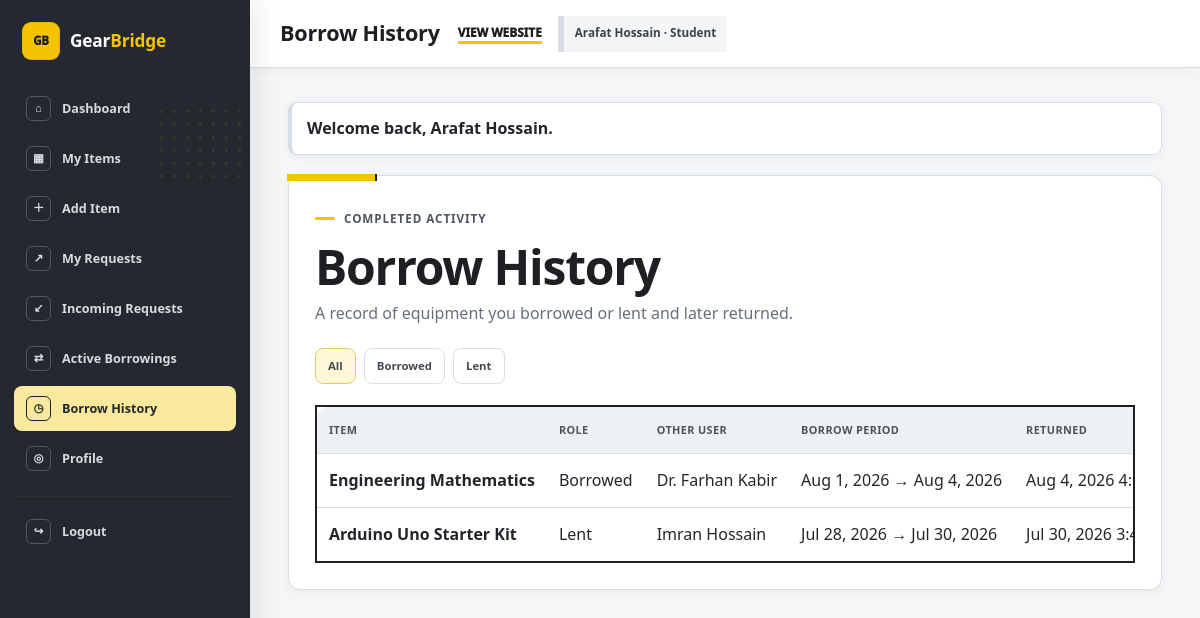
The app's page /dashboard/borrow-history.php (signed in) with its own data.
### tables this page shows
CREATE TABLE IF NOT EXISTS borrow_requests (
    id INT UNSIGNED AUTO_INCREMENT PRIMARY KEY,
    item_id INT UNSIGNED NOT NULL,
    borrower_id INT UNSIGNED NOT NULL,
    borrow_from DATE NOT NULL,
    borrow_until DATE NOT NULL,
    note VARCHAR(500) NULL,
    status ENUM('pending', 'approved', 'rejected', 'cancelled', 'returned') NOT NULL DEFAULT 'pending',
    requested_at TIMESTAMP NOT NULL DEFAULT CURRENT_TIMESTAMP,
    decision_at TIMESTAMP NULL DEFAULT NULL,
    returned_at TIMESTAMP NULL DEFAULT NULL,
    CONSTRAINT fk_borrow_item FOREIGN KEY (item_id) REFERENCES items(id) ON DELETE RESTRICT ON UPDATE CASCADE,
    CONSTRAINT fk_borrow_borrower FOREIGN KEY (borrower_id) REFERENCES users(id) ON DELETE RESTRICT ON UPDATE CASCADE,
    CONSTRAINT chk_borrow_dates CHECK (borrow_until >= borrow_from),
    INDEX idx_borrow_item (item_id),
    INDEX idx_borrow_borrower (borrower_id),
    INDEX idx_borrow_status (status),
    INDEX idx_borrow_item_status (item_id, status),
    INDEX idx_borrow_borrower_status (borrower_id, status)
);

CREATE TABLE IF NOT EXISTS items (
    id INT UNSIGNED AUTO_INCREMENT PRIMARY KEY,
    owner_id INT UNSIGNED NOT NULL,
    category_id INT UNSIGNED NOT NULL,
    title VARCHAR(150) NOT NULL,
    description TEXT NOT NULL,
    condition_status ENUM('excellent', 'good', 'fair') NOT NULL,
    image_path VARCHAR(255) NULL,
    availability_status ENUM('available', 'borrowed') NOT NULL DEFAULT 'available',
    created_at TIMESTAMP NOT NULL DEFAULT CURRENT_TIMESTAMP,
    updated_at TIMESTAMP NOT NULL DEFAULT CURRENT_TIMESTAMP ON UPDATE CURRENT_TIMESTAMP,
    deleted_at TIMESTAMP NULL DEFAULT NULL,
    CONSTRAINT fk_items_owner FOREIGN KEY (owner_id) REFERENCES users(id) ON DELETE RESTRICT ON UPDATE CASCADE,
    CONSTRAINT fk_items_category FOREIGN KEY (category_id) REFERENCES categories(id) ON DELETE RESTRICT ON UPDATE CASCADE,
    INDEX idx_items_owner (owner_id),
    INDEX idx_items_category (category_id),
    INDEX idx_items_availability (availability_status),
    INDEX idx_items_deleted (deleted_at),
    INDEX idx_items_browse (deleted_at, availability_status, created_at)
);

CREATE TABLE IF NOT EXISTS users (
    id INT UNSIGNED AUTO_INCREMENT PRIMARY KEY,
    full_name VARCHAR(100) NOT NULL,
    email VARCHAR(150) NOT NULL UNIQUE,
    password_hash VARCHAR(255) NOT NULL,
    user_type ENUM('student', 'staff') NOT NULL,
    created_at TIMESTAMP NOT NULL DEFAULT CURRENT_TIMESTAMP,
    updated_at TIMESTAMP NOT NULL DEFAULT CURRENT_TIMESTAMP ON UPDATE CURRENT_TIMESTAMP
);

### includes/functions.php (called while the page is built, shortened)
<?php
function e(mixed $value): string
{
    return htmlspecialchars((string) ($value ?? ''), ENT_QUOTES | ENT_SUBSTITUTE, 'UTF-8');
}
function url(string $path = ''): string
{
    $path = ltrim($path, '/');
    return rtrim(BASE_URL, '/') . ($path === '' ? '' : '/' . $path);
}
function format_date(?string $date, string $format = 'M j, Y'): string
{
    try {
        return (new DateTimeImmutable($date))->format($format);
    } catch (Throwable) {
        return (string) $date;
    }
}
function page_url(string $path, array $query = []): string
{
    $query = array_filter(
        $query,
        static fn ($value) => $value !== '' && $value !== null
    );
    return url($path) . ($query ? '?' . http_build_query($query) : '');
}

### includes/db.php (called while the page is built, shortened)
<?php
function db(): PDO
{
    $dsn = sprintf(
        'mysql:host=%s;port=%s;dbname=%s;charset=utf8mb4',
        DB_HOST,
        DB_PORT,
        DB_NAME
    );
    $pdo = new PDO($dsn, DB_USER, DB_PASS, [
        PDO::ATTR_ERRMODE => PDO::ERRMODE_EXCEPTION,
        PDO::ATTR_DEFAULT_FETCH_MODE => PDO::FETCH_ASSOC,
        PDO::ATTR_EMULATE_PREPARES => false,
    ]);
    return $pdo;
}

### includes/auth.php (called while the page is built, shortened)
<?php
require_once __DIR__ . '/functions.php';
function is_logged_in(): bool
{
    return isset($_SESSION['user_id']) && is_numeric($_SESSION['user_id']);
}
function current_user_id(): ?int
{
    return is_logged_in() ? (int) $_SESSION['user_id'] : null;
}

### dashboard/borrow-history.php (the view, shortened to what this page needs)
<?php
require_once __DIR__ . '/../includes/db.php';
require_once __DIR__ . '/../includes/auth.php';
$view = (string) ($_GET['view'] ?? 'all');
$history = [];
try {
    $where = ["br.status = 'returned'"];
    $params = [];
    if ($view === 'borrowed') {
        $where[] = 'br.borrower_id = :borrower_id';
        $params['borrower_id'] = current_user_id();
    } elseif ($view === 'lent') {
        $where[] = 'i.owner_id = :owner_id';
        $params['owner_id'] = current_user_id();
    } else {
        $where[] = '(br.borrower_id = :borrower_id OR i.owner_id = :owner_id)';
        $params['borrower_id'] = current_user_id();
        $params['owner_id'] = current_user_id();
    }
    $stmt = db()->prepare(
        "SELECT br.*, i.title AS item_title, i.owner_id,
                owner.full_name AS owner_name, borrower.full_name AS borrower_name
         FROM borrow_requests br
         INNER JOIN items i ON i.id = br.item_id
         INNER JOIN users owner ON owner.id = i.owner_id
         INNER JOIN users borrower ON borrower.id = br.borrower_id
         WHERE " . implode(' AND ', $where) . "
         ORDER BY br.returned_at DESC"
    );
    $stmt->execute($params);
    $history = $stmt->fetchAll();
} catch (Throwable $e) {
    set_flash('error', 'Borrow history could not be loaded.');
}
require __DIR__ . '/../components/dashboard-header.php';
?>
<section class="dashboard-panel">
    <div class="dashboard-panel-heading">
        <div>
            <p class="eyebrow">Completed activity</p>
            <h1>Borrow History</h1>
            <p class="panel-copy">A record of equipment you borrowed or lent and later returned.</p>
        </div>
    </div>
    <div class="filter-chips">
        <?php foreach (['all' => 'All', 'borrowed' => 'Borrowed', 'lent' => 'Lent'] as $key => $label): ?>
            <a class="<?= $view === $key ? 'is-active' : '' ?>" href="<?= e(page_url('dashboard/borrow-history.php', ['view' => $key])) ?>"><?= e($label) ?></a>
        <?php endforeach; ?>
    </div>
    <?php if ($history): ?>
        <div class="table-wrap">
            <table class="data-table">
                <thead>
                <tr>
                    <th>Item</th>
                    <th>Role</th>
                    <th>Other User</th>
                    <th>Borrow Period</th>
                    <th>Returned</th>
                </tr>
                </thead>
                <tbody>
                <?php foreach ($history as $record): ?>
                    <?php $isBorrower = (int) $record['borrower_id'] === current_user_id(); ?>
                    <tr>
                        <td><strong><?= e($record['item_title']) ?></strong></td>
                        <td><?= $isBorrower ? 'Borrowed' : 'Lent' ?></td>
                        <td><?= e($isBorrower ? $record['owner_name'] : $record['borrower_name']) ?></td>
                        <td><?= e(format_date((string) $record['borrow_from'])) ?> → <?= e(format_date((string) $record['borrow_until'])) ?></td>
                        <td><?= e(format_date((string) $record['returned_at'], 'M j, Y g:i A')) ?></td>
                    </tr>
                <?php endforeach; ?>
                </tbody>
            </table>
        </div>
    <?php endif; ?>
</section>
<?php require __DIR__ . '/../components/dashboard-footer.php'; ?>

### assets/css/main.css (style rules this page uses)
:root { --yellow: #ffc400; --yellow-bright: #ffd21a; --yellow-soft: #fff3b3; --black: #070707; --charcoal: #151515; --charcoal-2: #222222; --white: #ffffff; --off-white: #f7f6f1; --surface: #f2f1eb; --text: #202020; --muted: #66635c; --border: #dedbd1; --border-dark: #2a2a2a; --success: #1f8f4e; --success-soft: #e8f7ee; --warning: #a26a00; --warning-soft: #fff2c2; --danger: #c83434; --danger-soft: #fdeaea; --info: #2f5e8f; --info-soft: #e9f1fa; --radius-sm: 8px; --radius: 14px; --radius-lg: 24px; --shadow-sm: 0 8px 18px rgba(0,0,0,.06); --shadow: 0 16px 36px rgba(0,0,0,.10); --shadow-lg: 0 28px 64px rgba(0,0,0,.18); --transition: 180ms ease; --display-font: Impact, Haettenschweiler, "Arial Narrow Bold", "Arial Narrow", sans-serif; --body-font: "Segoe UI", Arial, Helvetica, sans-serif; }
* { box-sizing: border-box; }
html { scroll-behavior: smooth; background: var(--off-white); }
body { margin: 0; min-height: 100vh; font-family: var(--body-font); color: var(--text); background: var(--off-white); line-height: 1.62; -webkit-font-smoothing: antialiased; }
a { color: inherit; }
h1, h2, h3 { margin-top: 0; color: var(--black); line-height: 1.04; }
h1, h2 { font-family: var(--display-font); text-transform: uppercase; font-weight: 900; letter-spacing: .01em; }
h1 { font-size: clamp(2.8rem, 6vw, 5.6rem); margin-bottom: 22px; }
p { margin-top: 0; }
.eyebrow { display: inline-flex; align-items: center; gap: 9px; margin: 0 0 11px; text-transform: uppercase; letter-spacing: .12em; font-size: .75rem; font-weight: 900; color: var(--black); }
.eyebrow::before { content: ""; width: 24px; height: 4px; background: var(--yellow); box-shadow: 8px 0 0 var(--black); }

### assets/css/dashboard.css (style rules this page uses)
.dashboard-panel { position: relative; background: var(--white); border: 2px solid var(--black); padding: 26px; margin-bottom: 24px; box-shadow: 6px 6px 0 #ddd7c1; }
.dashboard-panel::before { content: ""; position: absolute; left: -2px; top: -2px; width: 88px; height: 7px; background: var(--yellow); border-right: 2px solid var(--black); }
.dashboard-panel-heading { display: flex; align-items: flex-end; justify-content: space-between; gap: 20px; margin-bottom: 22px; }
.dashboard-panel h1 { font-size: clamp(2.8rem, 5vw, 4.4rem); margin-bottom: 7px; }
.panel-copy { color: var(--muted); margin-bottom: 0; }
.table-wrap { width: 100%; overflow-x: auto; border: 2px solid var(--black); }
.data-table { width: 100%; border-collapse: collapse; background: var(--white); }
.data-table th, .data-table td { padding: 14px 12px; border-bottom: 1px solid var(--border); text-align: left; vertical-align: middle; white-space: nowrap; }
.data-table tr:last-child td { border-bottom: 0; }
.data-table th { background: var(--black); color: var(--white); font-size: .68rem; text-transform: uppercase; letter-spacing: .055em; }
.filter-chips, .tab-nav { display: flex; gap: 8px; flex-wrap: wrap; margin-bottom: 21px; }
.filter-chips a, .tab-nav a { padding: 8px 13px; border: 2px solid var(--black); background: var(--white); color: var(--black); text-decoration: none; font-size: .71rem; font-weight: 950; text-transform: uppercase; letter-spacing: .035em; }
.filter-chips a:hover, .tab-nav a:hover, .filter-chips a.is-active, .tab-nav a.is-active { background: var(--yellow); box-shadow: 3px 3px 0 var(--black); }

### records on screen
borrow_requests: item.title "Engineering Mathematics", shows "Borrowed", users.full_name "Dr. Farhan Kabir", borrow_from "Aug 1, 2026", borrow_until "Aug 4, 2026", returned_at "Aug 4, 2026…"
borrow_requests: item.title "Arduino Uno Starter Kit", shows "Lent", borrower.full_name "Imran Hossain", borrow_from "Jul 28, 2026", borrow_until "Jul 30, 2026", returned_at "Jul 30, 2026…"

### other values on screen
$icon "⌂"
$label "Dashboard"
$icon "▦"
$label "My Items"
$icon "＋"
$label "Add Item"
$icon "↗"
$label "My Requests"
$icon "↙"
$label "Incoming Requests"
$icon "⇄"
$label "Active Borrowings"
$icon "◷"
$label "Borrow History"
$icon "◎"
